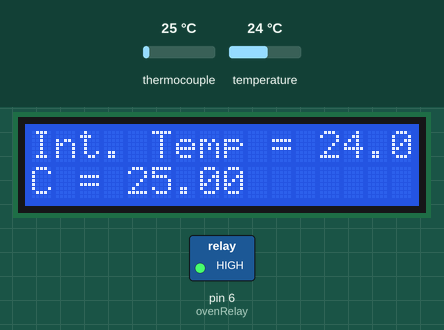
A sketch run on a simulated Arduino Uno, built with avr-gcc and run on an emulated ATmega328P. On the bench: 16×2 character LCD, switched loads named in the sketch (green lamp = pin HIGH). Inputs (shaded band) come from the test bench; at power-on: thermocouple 25 °C, temperature 24 °C. What the sketch prints to the serial monitor is not drawn.

Above: at 3.1 s.
At 14.2 s:
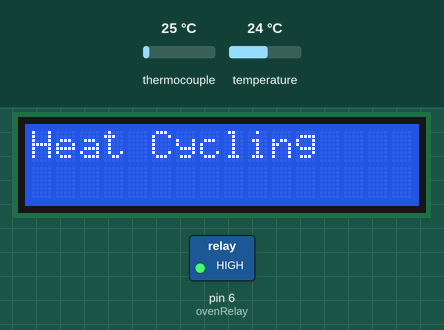
14.3 s: thermocouple set to 80 °C
At 19.2 s:
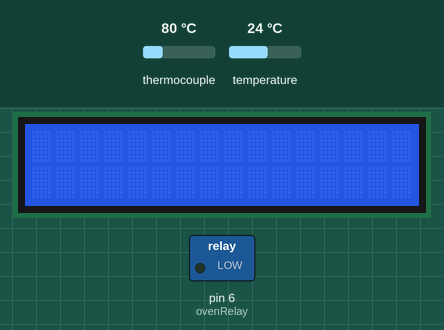
19.5 s: thermocouple set to 87 °C
22.0 s: thermocouple set to 93 °C
At 24.4 s:
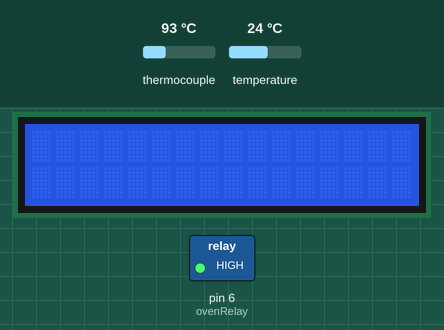
Timing chart, 0 to 25.9 s (numbered marks = the images above; inputs shaded):
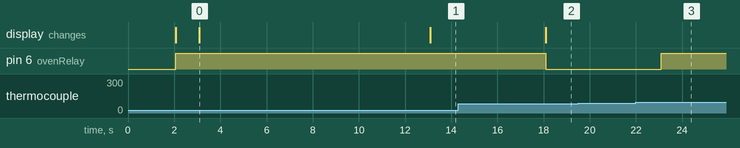

Measured:
- the behaviour switches between 89 and 90 °C on thermocouple (found by bisection; images 2 and 3)
- after the input at 19.5 s, every drawn part: stays the same
- after the input at 22.0 s, pin 6 (ovenRelay): LOW → HIGH after 1.1 s
- what the display in image 0 shows lasts 10.0 s, from 3.1 s to 13.1 s

The sketch:

OvenArduino.ino
```cpp
//Startup: set up lcd screen to accept inputs:
// time desirec <<
// Temp desired <<
//once entered begin the pid algorithm to get to set point
// have lcd monitor show the elapsed time in minutes and
// the temperature in celsius, which can be toggled to each view
// have a stop function if it wants to be terminated early.
//this will turn oven off and go back to home screen
//where the time and temp can be chosen again


#include "Adafruit_MAX31855.h"
#include <LiquidCrystal.h>
#include <SoftwareSerial.h>

//Standard Libraries
#include <SPI.h>
#include <Wire.h>
#include "PID_AutoTune_v0.h"
#include "PID_v1.h"
//Variables
double temp = -1; //stores temperature
int switcher; //stores option from potentiometer
int potVal; //stores value of potentiometer
int ovenStatus = -1; //will be 1 for on, 0 for off
int valveStatus = -1;
double tempDesired = 80; //celsius
int timeDesired = 120; //minutes
int timer = 0;
unsigned long initiation = 0;
unsigned long startTime = 0;
double time = 0;
unsigned long holdTime = 0;
double minutes = 0;
double PIDoutput = 0;
unsigned long timeElapsed = 0;

//Analog inputs
int potPin = A0; //A0 pin goes to pot

//Digital outputs
int ovenRelay = 6; //powerswitch tail attaches to pin 6
int valveRelay = 5; //valve relay goes to pin 5

//Thermocouple pins are 3, 4, 5
#define MAXDO   5
#define MAXCS   4
#define MAXCLK  3

Adafruit_MAX31855 thermocouple(MAXDO, MAXCS, MAXCLK);
//Adafruit_7segment matrix = Adafruit_7segment();

//auxilliary functions
void disp();
void grabpot();
void heat();
void switchOven(int trigger);
void generateKeyTable(int vcc, int* array);
unsigned char GetKey(int value);

//pins for lcd, check manual
LiquidCrystal lcd(12,13,8,9,10,11);
#define Rbase ((unsigned long)10)
#define Rup ((unsigned long)100)
#define Rdown ((unsigned long)75)
#define Rleft ((unsigned long)51)
#define Rright ((unsigned long)39)
#define Rselect ((unsigned long)15)
int sensorValue;
int KeyTable[5];
int relayCount = 0;

//PID constants
double kp=10000;
double ki=0 ;
double kd= 2000;
boolean tuning = true;

PID myPID(&temp, &PIDoutput, &tempDesired, kp, ki, kd, DIRECT);
PID_ATune aTune(&temp, &PIDoutput);

void setup() {
  int tmpInt;
  //newdisplay
  lcd.begin(16,2);
//lcd.print("Heat Cycling");
  sensorValue = 1023;
  Serial.begin(9600); //initialize serial port
  //displays
  //matrix.begin(0x70); //initialize i2c bus at address 0x70 for the led display

  generateKeyTable(analogRead(A0),KeyTable); //generate key table for current VCC (should be 5V)
  for(tmpInt = 0; tmpInt < 5; tmpInt++)
  {
    Serial.print(KeyTable[tmpInt]); //Serial print key table
  }

  //define pinmodes
  pinMode(potPin, INPUT);
  pinMode(ovenRelay, OUTPUT);
  pinMode(valveRelay, OUTPUT);

  delay(2000);

  //set everything off first
  switchOven(0);
  digitalWrite(5, LOW);

  lcd.clear();


 ////Thermocouple test/////
 lcd.print("MAX31855 test");
 delay(1000);

 lcd.clear();
   lcd.setCursor(0, 0);
   lcd.print("Int. Temp = ");
   lcd.println(thermocouple.readInternal());
   Serial.print("Int. Temp = ");
   Serial.print(thermocouple.readInternal());

   double c = thermocouple.readCelsius();
   lcd.setCursor(0, 1);
   if (isnan(c))
   {
     lcd.print("T/C Problem");
     Serial.print(thermocouple.readError());
   }
   else
   {
     lcd.print("C = ");
     lcd.print(c);
     lcd.print("  ");
     Serial.print("Thermocouple Temp = *");
     Serial.print(c);
   }

   delay(10000);
   Serial.end();

}
void loop() {
lcd.clear();
lcd.setCursor(0,0);
lcd.print("Heat Cycling");
delay (5000);
lcd.clear();

/*

  ////////////////Set Temperature//////////////////////
  int firstDigit = 0;
  lcd.setCursor(0,0);
  lcd.print("Temperature:***");
  lcd.setCursor(0,1);
  lcd.print(firstDigit);
  lcd.setCursor(0,1);

  while(analogRead(A0) > 625 )
  {
    if(analogRead(A0) != sensorValue)
    {
      delay(50);
    }
    if( analogRead(A0) < 940 && analogRead(A0) > 920)
    {
      firstDigit++;
      lcd.print(firstDigit);
      lcd.setCursor(0,1);
      delay(100);
    }//increment
    if( analogRead(A0) < 912 && analogRead(A0) > 890 && firstDigit != 0)
    {
      firstDigit--;
      lcd.print(firstDigit);
      lcd.setCursor(0,1);
      delay(100);
    }//decrement
  }

  tempDesired = firstDigit;
  lcd.clear();
  lcd.setCursor(0,0);
  lcd.print("Ok!");
  lcd.setCursor(0,1);
  lcd.print("Temp =");
  lcd.print(tempDesired);
  delay(2000);
  lcd.clear();

////////////////Set Time Desired//////////////////////
 firstDigit = 0;
// secondDigit = 0;
//thirdDigit = 0;
  lcd.setCursor(0,0);
  lcd.print("Time(Mins):***");
  lcd.setCursor(0,1);
  lcd.print(firstDigit);
 // lcd.print(secondDigit);
 // lcd.print(thirdDigit);
  lcd.setCursor(0,1);

  while(analogRead(A0) > 625 )
  {
    if(analogRead(A0) != sensorValue)
    {
      delay(50);
    }
    if( analogRead(A0) < 940 && analogRead(A0) > 920)
    {
      firstDigit++;
      lcd.print(firstDigit);
      lcd.setCursor(0,1);
      delay(100);
    }//increment
    if( analogRead(A0) < 912 && analogRead(A0) > 890 && firstDigit != 0)
    {
      firstDigit--;
      lcd.print(firstDigit);
      lcd.setCursor(0,1);
      delay(100);
    }//decrement
  }

  lcd.clear();
  timeDesired = firstDigit;
  lcd.setCursor(0,0);
  lcd.print("Ok!");
  lcd.setCursor(0,1);
  lcd.print("Time =");
  lcd.print(timeDesired);
  delay(3000);
  lcd.clear();

*/

/////Testing/////////
tempDesired = 90;
timeDesired = 10;


  //start oven, get close to oven temp desired

  temp = thermocouple.readCelsius();
  Serial.begin(9600);
  while (temp < .925 * tempDesired) {
    heat();
    Serial.println(temp);
    delay(5000);
    }
/////////////////PID loop////////////////////////////
int WindowSize = 10000;
unsigned long windowStartTime;
windowStartTime = millis();
myPID.SetOutputLimits(0, WindowSize);
myPID.SetSampleTime(200);
myPID.SetMode(AUTOMATIC);

unsigned long switchtime = 0;
unsigned long timeout = 5000;
int lastOvenState = 1;

////PID loop///
//autotune//

lcd.print(tempDesired);
delay(3000);
lcd.clear();
startTime = millis();
holdTime = millis() - startTime;

while (holdTime < (timeDesired * 60000))
{
timeElapsed = holdTime/60000;
temp = thermocouple.readCelsius();
lcd.setCursor(0,0);
lcd.print("temp:");
lcd.print(temp);
lcd.setCursor(0,1);
lcd.print("time:");
lcd.print(timeElapsed);
myPID.Compute();

/////regulate analog PID to digital output
unsigned long now = millis();
if((now - switchtime) < timeout) continue;

if((now - windowStartTime)>WindowSize)
{
windowStartTime += WindowSize;
Serial.println(temp);
}

if(PIDoutput > (now - windowStartTime))
{
  digitalWrite(ovenRelay, LOW);
  relayCount += 1; /* monitor how many times we switch states */
  if (lastOvenState = 0)
  {
    lastOvenState = 1;
    switchtime = millis();
  }
}
else {
  digitalWrite(ovenRelay, HIGH);
  if (lastOvenState = 1)
  {
    lastOvenState = 0;
    switchtime = millis();
  }
}

/*AutoTune Maybe
 * if(tuning)
{
  byte val = (aTune.Runtime())
  if (val!=0){
  tuning = false;
  }
  if (!tuning)
  {
  kp = aTune.GetKp();
  ki = aTune.GetKi();
  kd = aTune.GetKd();
  myPID.SetTunings(kp,ki,kd);
  }
 */
 holdTime = millis() - startTime;

}
 Serial.println(relayCount);
 digitalWrite(ovenRelay, HIGH);
    ovenStatus = 0;
 lcd.clear();
 lcd.setCursor(0,0);
 lcd.print("Done");
 lcd.setCursor(0,1);
 lcd.print("Wait 10 secs");
 delay(10000);
}


//grabs potentiometer value and assigns it an integer
void grabPot() {
  potVal = analogRead(potPin);
  // most of left half
  // show temp
  if (potVal >= 5 && potVal < 512) {
    switcher = 1;
  }
  // right half
  // shows time
  else if (potVal >= 512 && potVal <= 1023) {
    switcher = 2;
  }
  // all the way left, turn off permanently
  else if (potVal < 5) {
    switcher = 3;
  }
}

//display function
/*
 void disp() {
  temp = thermocouple.readCelsius();
  grabPot();
  switch (switcher) {
    case 1:
      if (isnan(temp)) {
        matrix.print(-1);
        matrix.writeDisplay();
      }
      else {
        matrix.print(temp);
        matrix.writeDisplay();
      }
      break;
    case 2:
      time = millis();
      minutes = time / 60000;

      matrix.print(minutes);
      matrix.writeDisplay();
      break;
    case 3:
      while (switcher = 3) {
        switchOven(0);
        grabPot();
      }
      break;
  }

  time = millis();
  minutes = time / 60000;

  // For outputting to logger
//  Serial.print(minutes); //outputs the time elapsed in minutes
//  Serial.print(",");
//  Serial.print(holdTime/60000); // outputs the time it has been at temp
//  Serial.print(",");
//  if (isnan(temp)) {
//    Serial.print("nan"); //outputs "nan" if failure to read temp
//  }
//  else {
//    Serial.print(temp); //if all good, outputs temp
//  }
//  Serial.print(",");
//  Serial.println(ovenStatus); //reads 1 when oven on, 0 when off

  delay(500);
}
*/

//switches on/off oven
void switchOven(int trigger) {
  if (trigger) {
    digitalWrite(ovenRelay, LOW);
    ovenStatus = 1;
  }
  else {
    digitalWrite(ovenRelay, HIGH);
    ovenStatus = 0;
  }
}


//Generates key table for single button presses.
void generateKeyTable(int vcc, int* array)
{
  float resistor;
  /////////1 key///////////////////
  //up is keytable[0]
  resistor = ((float)Rup)/(Rbase + Rup);
  *array++ = resistor*vcc;
  //down is keytable[1]
  resistor = ((float)Rdown)/(Rbase + Rdown);
  *array++ = resistor*vcc;
  //left is keytable[2]
  resistor = ((float)Rleft)/(Rbase + Rleft);
  *array++ = resistor*vcc;
  //right is keytable[3]
  resistor = ((float)Rright)/(Rbase + Rright);
  *array++ = resistor*vcc;
  //select is keytable[4]
  resistor = ((float)Rselect)/(Rbase + Rselect);
  *array++ = resistor*vcc;

}

unsigned char GetKey(int value)
{
  char tmpChar;
  unsigned int Rst;
  tmpChar = 0;
  do{
      if(value > KeyTable[tmpChar])
        Rst = value - KeyTable[tmpChar];
        else Rst = KeyTable[tmpChar] - value;
  }while(Rst > 1);

  return tmpChar--;
}


// binary turn oven on/off based on temp
void heat() {
  temp = thermocouple.readCelsius();
  if (temp > 0 && temp < tempDesired) {
    switchOven(1);
  }
  else {
    switchOven(0);
  }
}
```
